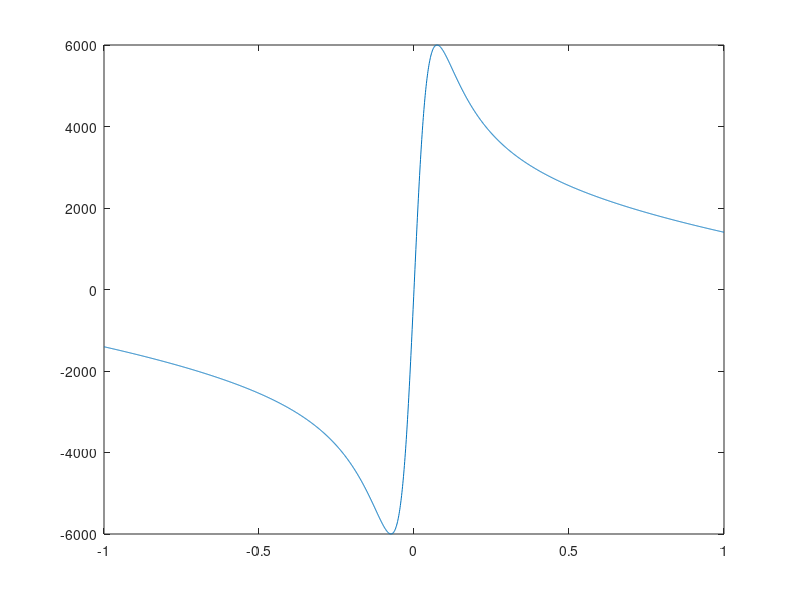

MATLAB code for this plot: (Note: this script raises an error after producing the figure.)
kappa = -1:0.001:1; 

B = 10;
C = 2.75;
D = 6000;
E = 0.965;
fx_L1 = D*sin(C*  atan( B*kappa - E*(B*kappa - atan(B*kappa)))  );

figure;plot(kappa,fx_L1);


vehicleDirectory = fullfile(jatecPath,'Resources/In house code/Vehicle Parameters/');
carFilename = '2015_Corvette_C7R.mat';
fullVehicleFile = fullfile(vehicleDirectory,'Corvette',carFilename);
% carFileName = 'LimebeerF1Car.mat';
% fullVehicleFile = fullfile(vehicleDirectory,'Optimal Control Research',carFileName);
load(fullVehicleFile);
fx_L1 = simplifiedPacejka(2000,0,kappa,vehicle.tire_front.coeff.meas);

hold all;plot(kappa,fx_L1);


%% Simplifed pck to 4 parameter
Fz = 2000;
muX_max = 2.96768625411826;
kappaMax = 0.11;
Qx = 1.9;

kappa_n = kappa./kappaMax;
rho = kappa_n;
Sx = pi/(2*atan(Qx));


muX = muX_max.*sin(coeff.Qx*atan(Sx*rho));

Fx = muX.*Fz.*kappa_n./(rho+eps)

hold all;
plot(kappa,Fx)


%Put it in 4 param method
FX = muX_max.*Fz.*kappa_n/(rho+eps).*sin(coeff.Qx*atan(Sx*rho)) 




hold all;
plot(kappa,FX)
